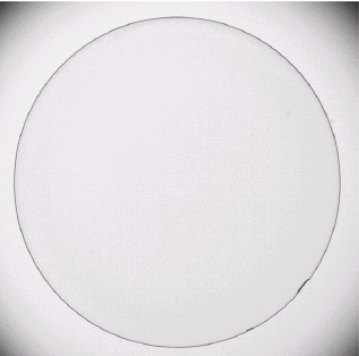
%> input picture NeighborBasedOperations/Sharpening Filters/GradientFilters/SobelGradient/contactLens.png, 359 x 356 px
$ octave sobel_2D_horizontal_and_vertical_filter.m   (GNU Octave 9; MATLAB toolbox functions it lacks are replaced by stand-ins)
%> lines starting %> are read from the running program, lines starting %| are printed output that depends on the picture
%  2D prewitt gradientfiltering
filter = [ -1 -2 -1; 0 0 0;1 2 1 ];

%reading and converting an image into gray
A=rgb2gray(imread('contactLens.png'));
%> A: size 356x359 uint8; min 50, max 255, mean 225.6

%displaying original image
figure; imshow(A,[]);title('Original Image');

%applying filter using imfilter function
filteredImage = imfilter(A,filter);
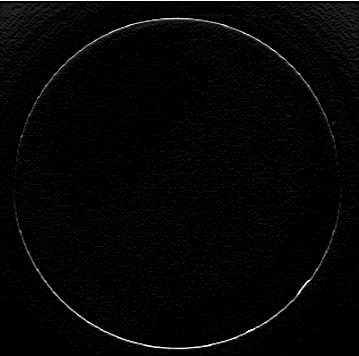
%> filteredImage: size 356x359 uint8; min 0, max 255, mean 5.5

%display filtered image
figure; imshow(filteredImage,[]);title('Filtered Image vertical filter')


filter = [ -1 0 1; -2 0 2; -1 0 1];

%applying filter using imfilter function
filteredImageHorizontal = imfilter(A,filter);
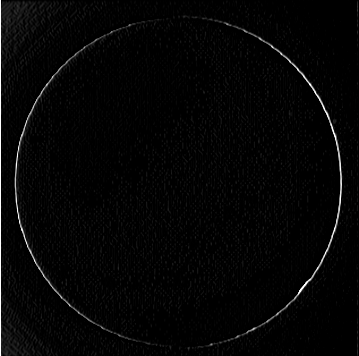
%> filteredImageHorizontal: size 356x359 uint8; min 0, max 255, mean 5.3

%display filtered image
figure; imshow(filteredImageHorizontal,[]);title('Filtered Image horizontal filter ')
